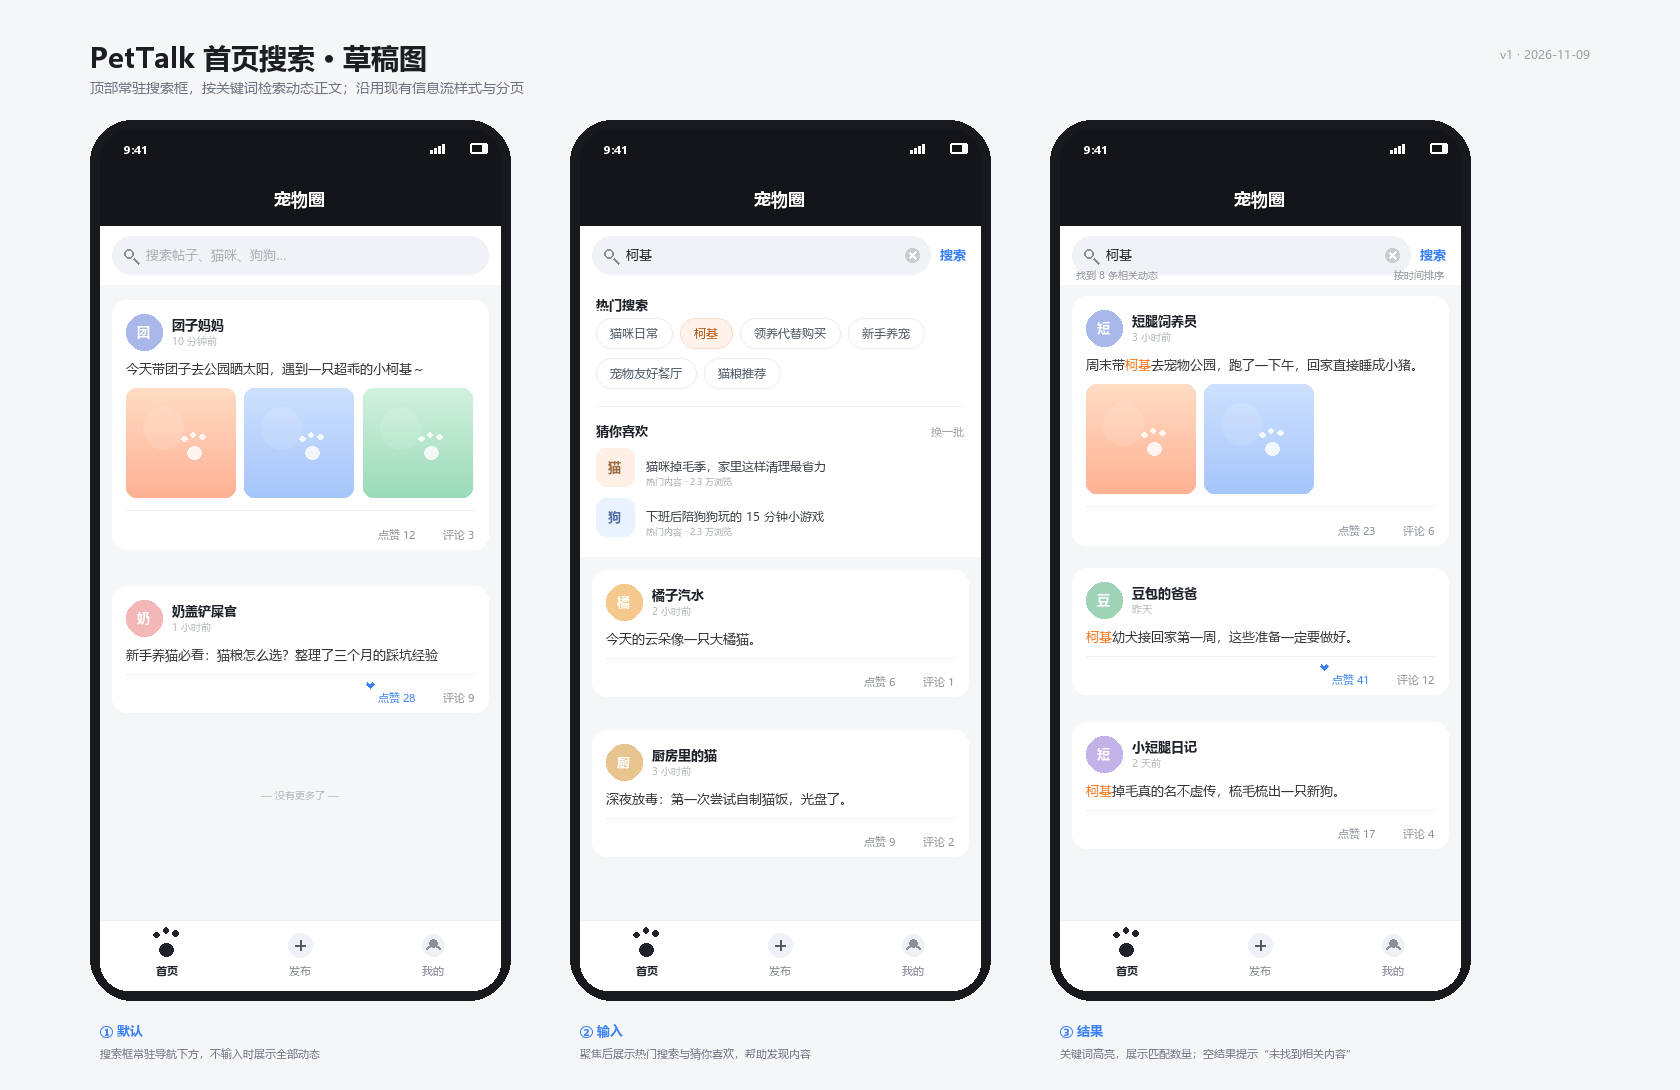

Write the Python code that produced this figure.
# -*- coding: utf-8 -*-
from PIL import Image, ImageDraw, ImageFont

W, H = 1680, 1090
BG = "#F5F6F8"
INK = "#1F2329"
MUTED = "#9AA0A6"
PRIMARY = "#3B82F6"
HILITE = "#F97316"
CARD_TEXT = "#333333"
FONT = "C:/Windows/Fonts/msyh.ttc"
FONT_B = "C:/Windows/Fonts/msyhbd.ttc"

cache = {}
def f(size, bold=False):
    key = (size, bold)
    if key not in cache:
        cache[key] = ImageFont.truetype(FONT_B if bold else FONT, size, index=0)
    return cache[key]

def rr(draw, box, r, fill=None, outline=None, width=1):
    draw.rounded_rectangle(box, radius=r, fill=fill, outline=outline, width=width)

def text(draw, xy, s, size=13, bold=False, fill=INK, anchor="la"):
    draw.text(xy, s, font=f(size, bold), fill=fill, anchor=anchor)

def tw(draw, s, size=13, bold=False):
    return draw.textlength(s, font=f(size, bold))

def wrap(draw, s, size, maxw):
    lines, cur = [], ""
    for ch in s:
        if ch == "\n":
            lines.append(cur); cur = ""; continue
        if tw(draw, cur + ch, size) <= maxw:
            cur += ch
        else:
            lines.append(cur); cur = ch
    if cur:
        lines.append(cur)
    return lines

def rich_lines(draw, xy, lines, size, maxw, lineh, keyword=None):
    x, y = xy
    for line in lines:
        if keyword and keyword in line:
            parts = line.split(keyword)
            cx = x
            for i, part in enumerate(parts):
                if part:
                    draw.text((cx, y), part, font=f(size), fill=CARD_TEXT)
                    cx += tw(draw, part, size)
                if i < len(parts) - 1:
                    draw.text((cx, y), keyword, font=f(size), fill=HILITE)
                    cx += tw(draw, keyword, size)
        else:
            draw.text((x, y), line, font=f(size), fill=CARD_TEXT)
        y += lineh

def paw(draw, cx, cy, scale=1.0, color=(255, 255, 255, 220)):
    r = 4.2 * scale
    draw.ellipse((cx - r*1.5, cy - r*0.4, cx + r*1.5, cy + r*2.4), fill=color)
    for dx, dy in [(-2.1, -2.0), (-0.2, -3.0), (1.8, -2.4)]:
        draw.ellipse((cx + dx*r - r*0.55, cy + dy*r - r*0.55,
                      cx + dx*r + r*0.55, cy + dy*r + r*0.55), fill=color)

def gradient_tile(draw, box, c1, c2, paw_alpha=210):
    x1, y1, x2, y2 = box
    tile = Image.new("RGB", (int(x2-x1), int(y2-y1)))
    td = ImageDraw.Draw(tile)
    w, h = tile.size
    for i in range(h):
        t = i / max(h - 1, 1)
        col = tuple(int(c1[j] + (c2[j] - c1[j]) * t) for j in range(3))
        td.line([(0, i), (w, i)], fill=col)
    overlay = Image.new("RGBA", tile.size, (0, 0, 0, 0))
    od = ImageDraw.Draw(overlay)
    od.ellipse((w*0.16, h*0.18, w*0.52, h*0.56), fill=(255,255,255,28))
    paw(od, w*0.62, h*0.55, scale=max(w, h)/100.0, color=(255,255,255,paw_alpha))
    tile = Image.alpha_composite(tile.convert("RGBA"), overlay).convert("RGB")
    mask = Image.new("L", tile.size, 0)
    md = ImageDraw.Draw(mask)
    md.rounded_rectangle((0, 0, w-1, h-1), radius=10, fill=255)
    draw._image.paste(tile, (int(x1), int(y1)), mask)

def heart(draw, cx, cy, s, color):
    draw.polygon([(cx, cy + s*0.9), (cx - s, cy - s*0.15), (cx - s*0.55, cy - s*0.75),
                  (cx, cy - s*0.25), (cx + s*0.55, cy - s*0.75), (cx + s, cy - s*0.15)], fill=color)

def draw_status(draw, x, y, w):
    text(draw, (x + 24, y + 12), "9:41", 11, True, "#FFFFFF")
    bx = x + w - 30
    draw.rounded_rectangle((bx, y + 13, bx + 17, y + 23), radius=2, fill="#FFFFFF")
    draw.rectangle((bx + 2, y + 15, bx + 11, y + 21), fill="#111111")
    for i in range(4):
        hh = 3 + i * 2
        draw.rectangle((x + w - 70 + i*4, y + 23 - hh, x + w - 68 + i*4, y + 23), fill="#FFFFFF")

def draw_nav(draw, sx, sy, sw):
    # 黑色状态栏 + 导航栏
    rr(draw, (sx, sy, sx + sw, sy + 96), 28, fill="#141518")
    draw.rectangle((sx, sy + 50, sx + sw, sy + 96), fill="#141518")
    draw_status(draw, sx, sy, sw)
    text(draw, (sx + sw/2, sy + 68), "宠物圈", 17, True, "#FFFFFF", anchor="mm")

def search_icon(draw, cx, cy, color="#8A9099"):
    draw.ellipse((cx-6, cy-6, cx+3, cy+3), outline=color, width=2)
    draw.line((cx+3, cy+3, cx+8, cy+8), fill=color, width=2)

def draw_search(draw, sx, sy, sw, active=False, keyword="", show_action=False):
    fy = sy + 10
    fw = sw - 24 - (38 if show_action else 0)
    rr(draw, (sx + 12, fy, sx + 12 + fw, fy + 38), 19, fill="#F0F2F5")
    search_icon(draw, sx + 30, fy + 19)
    if keyword:
        text(draw, (sx + 46, fy + 19), keyword, 13, False, INK, anchor="lm")
        # 清除按钮
        cx, cy = sx + 12 + fw - 18, fy + 19
        draw.ellipse((cx-7, cy-7, cx+7, cy+7), fill="#C9CDD3")
        draw.line((cx-3, cy-3, cx+3, cy+3), fill="#FFFFFF", width=2)
        draw.line((cx+3, cy-3, cx-3, cy+3), fill="#FFFFFF", width=2)
    else:
        text(draw, (sx + 46, fy + 19), "搜索帖子、猫咪、狗狗…", 12.5, False, "#A7ADB5", anchor="lm")
    if show_action:
        text(draw, (sx + sw - 14, fy + 19), "搜索", 13, True, PRIMARY, anchor="rm")

def draw_chip(draw, x, y, label, hot=False):
    w = tw(draw, label, 12) + 28
    h = 30
    rr(draw, (x, y, x + w, y + h), 15, fill="#FFFFFF" if not hot else "#FFF3EC",
       outline="#E9EBEF" if not hot else "#FFD9C2", width=1)
    if hot:
        text(draw, (x + 14, y + 15), label, 12, False, "#B45309", anchor="lm")
    else:
        text(draw, (x + 14, y + 15), label, 12, False, "#4B5563", anchor="lm")
    return w

def draw_avatar(draw, x, y, initial, color="#A9B8E8"):
    draw.ellipse((x, y, x + 36, y + 36), fill=color)
    text(draw, (x + 18, y + 18), initial, 13, True, "#FFFFFF", anchor="mm")

def draw_footer(draw, cx, y, w, liked, like_count, comment_count):
    right = cx + w
    comment = f"评论 {comment_count}"
    like = f"点赞 {like_count}"
    cw = tw(draw, comment, 10.5)
    lw = tw(draw, like, 10.5)
    text(draw, (right, y), comment, 10.5, False, "#8A9099", anchor="ra")
    like_right = right - cw - 28
    text(draw, (like_right, y), like, 10.5, False, PRIMARY if liked else "#8A9099", anchor="ra")
    if liked:
        heart(draw, like_right - lw - 8, y - 5, 4.0, PRIMARY)

def draw_card(draw, x, y, w, nickname, initial, tm, content, images, liked, likes, comments,
              keyword=None, avatar_color="#A9B8E8"):
    pad = 14
    lines = wrap(draw, content, 12.5, w - pad*2) if content else []
    h = pad + 36 + 10 + len(lines)*20 + 8
    if images:
        size = (w - pad*2 - 16) / 3
        h += size + 12
    h += 24 + pad
    rr(draw, (x, y, x + w, y + h), 14, fill="#FFFFFF")
    draw_avatar(draw, x + pad, y + pad, initial, avatar_color)
    text(draw, (x + pad + 46, y + pad + 2), nickname, 12.5, True, INK)
    text(draw, (x + pad + 46, y + pad + 20), tm, 9.5, False, "#B0B4BA")
    cy = y + pad + 36 + 10
    rich_lines(draw, (x + pad, cy), lines, 12.5, w - pad*2, 20, keyword)
    cy += len(lines)*20 + 8
    if images:
        size = (w - pad*2 - 16) / 3
        colors = [((255, 220, 196), (255, 177, 148)), ((205, 225, 255), (166, 197, 250)),
                  ((210, 240, 222), (154, 219, 186)), ((255, 234, 196), (250, 201, 128))]
        for i in range(images):
            gx = x + pad + i*(size + 8)
            gradient_tile(draw, (gx, cy, gx + size, cy + size), colors[i % 4][0], colors[i % 4][1])
        cy += size + 12
    # 分割线
    draw.line((x + pad, cy, x + w - pad, cy), fill="#F1F2F4", width=1)
    draw_footer(draw, x + pad, cy + 16, w - pad*2, liked, likes, comments)
    return h

def draw_tabbar(draw, sx, sy, sw, sh):
    th = 70
    y = sy + sh - th
    rr(draw, (sx, y, sx + sw, sy + sh), 28, fill="#FFFFFF")
    draw.rectangle((sx, y, sx + sw, y + 30), fill="#FFFFFF")
    draw.line((sx, y, sx + sw, y), fill="#EDEFF2", width=1)
    cw = sw / 3
    # 首页 active
    cx = sx + cw*0.5
    paw(draw, cx, y + 25, 1.15, "#1F2329")
    text(draw, (cx, y + 50), "首页", 10.5, True, "#1F2329", anchor="mm")
    # 发布
    cx = sx + cw*1.5
    draw.ellipse((cx-12, y + 13, cx+12, y + 37), fill="#EEF2F7")
    draw.line((cx-5, y + 25, cx+5, y + 25), fill="#555B63", width=2)
    draw.line((cx, y + 20, cx, y + 30), fill="#555B63", width=2)
    text(draw, (cx, y + 50), "发布", 10.5, False, "#7D838B", anchor="mm")
    # 我的
    cx = sx + cw*2.5
    draw.ellipse((cx-11, y + 14, cx+11, y + 36), fill="#EEF2F7")
    draw.ellipse((cx-4, y + 19, cx+4, y + 27), fill="#8A9099")
    draw.arc((cx-8, y + 25, cx+8, y + 38), 200, 340, fill="#8A9099", width=2)
    text(draw, (cx, y + 50), "我的", 10.5, False, "#7D838B", anchor="mm")

def draw_phone_base(draw, x, y):
    w, h = 420, 880
    rr(draw, (x, y, x + w, y + h), 42, fill="#17191C")
    rr(draw, (x + 10, y + 10, x + w - 10, y + h - 10), 34, fill="#F4F6F8")
    return x + 10, y + 10, w - 20, h - 20

img = Image.new("RGB", (W, H), BG)
d = ImageDraw.Draw(img)
# 背景点状装饰
for gx in range(0, W, 48):
    for gy in range(0, H, 48):
        d.point((gx, gy), fill="#E7EAEE")

text(d, (90, 38), "PetTalk 首页搜索 · 草稿图", 28, True, "#1B1E23")
text(d, (90, 78), "顶部常驻搜索框，按关键词检索动态正文；沿用现有信息流样式与分页", 13.5, False, "#6B7280")
text(d, (W - 90, 46), "v1 · 2026-11-09", 12, False, "#9AA0A6", anchor="ra")

positions = [90, 570, 1050]
screens = [draw_phone_base(d, px, 120) for px in positions]

# ---------------- 1 默认首页 ----------------
sx, sy, sw, sh = screens[0]
draw_nav(d, sx, sy, sw)
d.rectangle((sx, sy + 96, sx + sw, sy + 96 + 58), fill="#FFFFFF")
draw_search(d, sx, sy + 96, sw)
draw_card(d, sx + 12, sy + 170, sw - 24, "团子妈妈", "团", "10 分钟前", "今天带团子去公园晒太阳，遇到一只超乖的小柯基～", 3, False, 12, 3)
draw_card(d, sx + 12, sy + 456, sw - 24, "奶盖铲屎官", "奶", "1 小时前", "新手养猫必看：猫粮怎么选？整理了三个月的踩坑经验", 0, True, 28, 9, avatar_color="#F3B7B7")
text(d, (sx + sw/2, sy + 665), "— 没有更多了 —", 10, False, "#B0B4BA", anchor="mm")
draw_tabbar(d, sx, sy, sw, sh)

# ---------------- 2 输入态 ----------------
sx, sy, sw, sh = screens[1]
draw_nav(d, sx, sy, sw)
panel_h = 330
d.rectangle((sx, sy + 96, sx + sw, sy + 96 + panel_h), fill="#FFFFFF")
draw_search(d, sx, sy + 96, sw, active=True, keyword="柯基", show_action=True)
text(d, (sx + 16, sy + 166), "热门搜索", 12.5, True, INK)
chips = [("猫咪日常", False), ("柯基", True), ("领养代替购买", False), ("新手养宠", False), ("宠物友好餐厅", False), ("猫粮推荐", False)]
cx, cy = sx + 16, sy + 188
for label, hot in chips:
    cw = tw(d, label, 12) + 28
    if cx + cw > sx + sw - 16:
        cx = sx + 16; cy += 40
    draw_chip(d, cx, cy, label, hot)
    cx += cw + 8
cy += 48
d.line((sx + 16, cy, sx + sw - 16, cy), fill="#F1F2F4", width=1)
text(d, (sx + 16, cy + 16), "猜你喜欢", 12.5, True, INK)
text(d, (sx + sw - 16, cy + 18), "换一批", 10.5, False, "#9AA0A6", anchor="ra")
rows = [("猫", "猫咪掉毛季，家里这样清理最省力", "#FFF0E6"), ("狗", "下班后陪狗狗玩的 15 分钟小游戏", "#EAF2FF")]
ry = cy + 42
for tag, title, bgc in rows:
    rr(d, (sx + 16, ry, sx + 54, ry + 38), 10, fill=bgc)
    text(d, (sx + 35, ry + 19), tag, 13, True, "#9A6B3F" if tag == "猫" else "#4F6FA8", anchor="mm")
    text(d, (sx + 66, ry + 10), title, 11.5, False, "#3A3F46")
    text(d, (sx + 66, ry + 27), "热门内容 · 2.3 万浏览", 9, False, "#A3A8AF")
    ry += 50
# 底部信息流被面板遮住
draw_card(d, sx + 12, sy + 440, sw - 24, "橘子汽水", "橘", "2 小时前", "今天的云朵像一只大橘猫。", 0, False, 6, 1, avatar_color="#F5C98D")
draw_card(d, sx + 12, sy + 600, sw - 24, "厨房里的猫", "厨", "3 小时前", "深夜放毒：第一次尝试自制猫饭，光盘了。", 0, False, 9, 2, avatar_color="#E8C48F")
draw_tabbar(d, sx, sy, sw, sh)

# ---------------- 3 结果态 ----------------
sx, sy, sw, sh = screens[2]
draw_nav(d, sx, sy, sw)
d.rectangle((sx, sy + 96, sx + sw, sy + 96 + 58), fill="#FFFFFF")
draw_search(d, sx, sy + 96, sw, active=False, keyword="柯基", show_action=True)
text(d, (sx + 16, sy + 145), "找到 8 条相关动态", 10, False, "#8A9099", anchor="lm")
text(d, (sx + sw - 16, sy + 145), "按时间排序", 10, False, "#8A9099", anchor="rm")
draw_card(d, sx + 12, sy + 166, sw - 24, "短腿饲养员", "短", "3 小时前", "周末带柯基去宠物公园，跑了一下午，回家直接睡成小猪。", 2, False, 23, 6, keyword="柯基")
draw_card(d, sx + 12, sy + 438, sw - 24, "豆包的爸爸", "豆", "昨天", "柯基幼犬接回家第一周，这些准备一定要做好。", 0, True, 41, 12, keyword="柯基", avatar_color="#9FD3B6")
draw_card(d, sx + 12, sy + 592, sw - 24, "小短腿日记", "短", "2 天前", "柯基掉毛真的名不虚传，梳毛梳出一只新狗。", 0, False, 17, 4, keyword="柯基", avatar_color="#C3B2E8")
draw_tabbar(d, sx, sy, sw, sh)

# 说明
notes = [
    ("① 默认", "搜索框常驻导航下方，不输入时展示全部动态"),
    ("② 输入", "聚焦后展示热门搜索与猜你喜欢，帮助发现内容"),
    ("③ 结果", "关键词高亮，展示匹配数量；空结果提示“未找到相关内容”"),
]
for i, (tag, desc) in enumerate(notes):
    x = positions[i]
    text(d, (x + 10, 1022), tag, 13, True, PRIMARY)
    text(d, (x + 10, 1046), desc, 10.5, False, "#6B7280")

img.save("docs/design/home-search-draft.png", quality=95)
print("saved", img.size)
